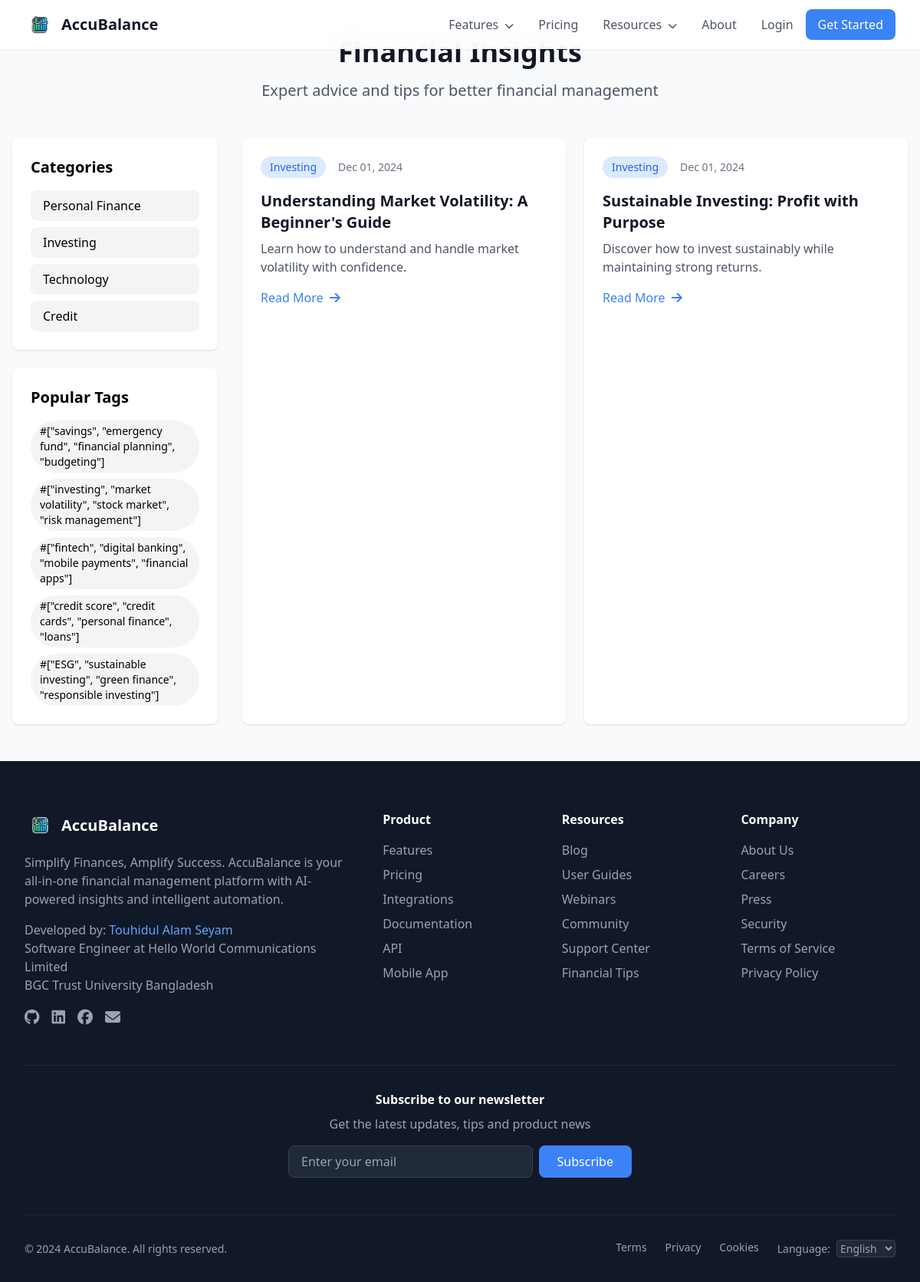
Screenshot of /blog.php?category=Investing with the database file from the repository.
### tables this page shows
CREATE TABLE blog_posts (
    id INT PRIMARY KEY AUTO_INCREMENT,
    title VARCHAR(255) NOT NULL,
    slug VARCHAR(255) NOT NULL UNIQUE,
    content TEXT NOT NULL,
    excerpt TEXT,
    featured_image VARCHAR(255),
    author_id INT,
    category VARCHAR(50),
    tags JSON,
    status ENUM('draft', 'published') DEFAULT 'draft',
    views INT DEFAULT 0,
    created_at TIMESTAMP DEFAULT CURRENT_TIMESTAMP,
    updated_at TIMESTAMP DEFAULT CURRENT_TIMESTAMP ON UPDATE CURRENT_TIMESTAMP,
    FOREIGN KEY (author_id) REFERENCES users(id)
);

### blog.php (the view, shortened to what this page needs)
<?php
require_once 'config.php';
$page = isset($_GET['page']) ? (int)$_GET['page'] : 1;
$per_page = 6;
$offset = ($page - 1) * $per_page;
$category = isset($_GET['category']) ? $conn->real_escape_string($_GET['category']) : null;
$where = "WHERE status = 'published'";
if ($category) {
    $where .= " AND category = '$category'";
}
$query = "SELECT * FROM blog_posts $where
          ORDER BY created_at DESC LIMIT $offset, $per_page";
$posts = $conn->query($query);
$categories_query = "SELECT DISTINCT category FROM blog_posts WHERE status = 'published'";
$categories = $conn->query($categories_query);
$tags_query = "SELECT DISTINCT JSON_UNQUOTE(JSON_EXTRACT(tags, '$[*]')) as tag
               FROM blog_posts, JSON_TABLE(tags, '$[*]' COLUMNS (tag VARCHAR(50) PATH '$')) t
               WHERE status = 'published'";
$tags = $conn->query($tags_query);
?>
<!DOCTYPE html>
<html lang="en">
<head>
    <script src="https://cdn.tailwindcss.com"></script>
    <link href="https://cdn.jsdelivr.net/npm/@fortawesome/fontawesome-free@6/css/all.min.css" rel="stylesheet">
    <link href="https://unpkg.com/aos@2.3.1/dist/aos.css" rel="stylesheet">
</head>
<body class="bg-gray-50">
    <?php include 'includes/public-nav.php'; ?>
    <div class="max-w-7xl mx-auto px-4 py-12">
        <div class="text-center mb-12" data-aos="fade-up">
            <h1 class="text-4xl font-bold text-gray-900 mb-4">Financial Insights</h1>
            <p class="text-xl text-gray-600">Expert advice and tips for better financial management</p>
        </div>
        <div class="grid grid-cols-1 lg:grid-cols-4 gap-8">
            <div class="lg:col-span-1">
                <div class="bg-white rounded-lg shadow p-6 mb-6" data-aos="fade-right">
                    <h2 class="text-xl font-bold mb-4">Categories</h2>
                    <div class="space-y-2">
                        <?php while ($category = $categories->fetch_assoc()): ?>
                            <a href="?category=<?php echo urlencode($category['category']); ?>"
                               class="category-badge block px-4 py-2 rounded-lg bg-gray-100 hover:bg-blue-500 hover:text-white transition-all">
                                <?php echo $category['category']; ?>
                            </a>
                        <?php endwhile; ?>
                    </div>
                </div>
                <div class="bg-white rounded-lg shadow p-6" data-aos="fade-right" data-aos-delay="100">
                    <h2 class="text-xl font-bold mb-4">Popular Tags</h2>
                    <div class="flex flex-wrap gap-2">
                        <?php while ($tag = $tags->fetch_assoc()): ?>
                            <a href="?tag=<?php echo urlencode($tag['tag']); ?>"
                               class="tag-pill inline-block px-3 py-1 bg-gray-100 text-sm rounded-full hover:bg-blue-500 hover:text-white transition-all">
                                #<?php echo $tag['tag']; ?>
                            </a>
                        <?php endwhile; ?>
                    </div>
                </div>
            </div>
            <div class="lg:col-span-3 grid md:grid-cols-2 gap-6">
                <?php
                $delay = 0;
                while ($post = $posts->fetch_assoc()):
                ?>
                    <article class="blog-card bg-white rounded-lg shadow overflow-hidden"
                             data-aos="fade-up"
                             data-aos-delay="<?php echo $delay; ?>">
                        <div class="p-6">
                            <div class="flex items-center mb-4">
                                <span class="px-3 py-1 bg-blue-100 text-blue-600 rounded-full text-sm">
                                    <?php echo $post['category']; ?>
                                </span>
                                <span class="text-gray-500 text-sm ml-4">
                                    <?php echo date('M d, Y', strtotime($post['created_at'])); ?>
                                </span>
                            </div>
                            <h2 class="text-xl font-bold mb-2">
                                <a href="blog-post.php?slug=<?php echo $post['slug']; ?>"
                                   class="text-gray-900 hover:text-blue-600">
                                    <?php echo $post['title']; ?>
                                </a>
                            </h2>
                            <p class="text-gray-600 mb-4">
                                <?php echo $post['excerpt']; ?>
                            </p>
                            <a href="blog-post.php?slug=<?php echo $post['slug']; ?>"
                               class="text-blue-500 hover:text-blue-600 font-medium">
                                Read More <i class="fas fa-arrow-right ml-1"></i>
                            </a>
                        </div>
                    </article>
                <?php
                    $delay += 100;
                endwhile;
                ?>
            </div>
        </div>
    </div>
    <?php include 'includes/footer.php'; ?>
</body>
</html>

### blog.php (style rules this page uses)
.blog-card { transition: all 0.3s ease; }
.category-badge { transition: all 0.3s ease; }
.tag-pill { transition: all 0.3s ease; }

### rows the page displays
blog_posts: category "Investing", created_at "Dec 01, 2024", title "Understanding Market Volatility: A Beginner's Guide", excerpt "Learn how to understand and handle market volatility with confidence."
blog_posts: category "Investing", created_at "Dec 01, 2024", title "Sustainable Investing: Profit with Purpose", excerpt "Discover how to invest sustainably while maintaining strong returns."

### other values shown
$category['category'] "Personal Finance"
$category['category'] "Investing"
$category['category'] "Technology"
$category['category'] "Credit"
$tag['tag'] "[\"savings\", \"emergency fund\", \"financial planning\", \"budgeting\"]"
$tag['tag'] "[\"investing\", \"market volatility\", \"stock market\", \"risk management\"]"
$tag['tag'] "[\"fintech\", \"digital banking\", \"mobile payments\", \"financial apps\"]"
$tag['tag'] "[\"credit score\", \"credit cards\", \"personal finance\", \"loans\"]"
$tag['tag'] "[\"ESG\", \"sustainable investing\", \"green finance\", \"responsible investing\"]"
